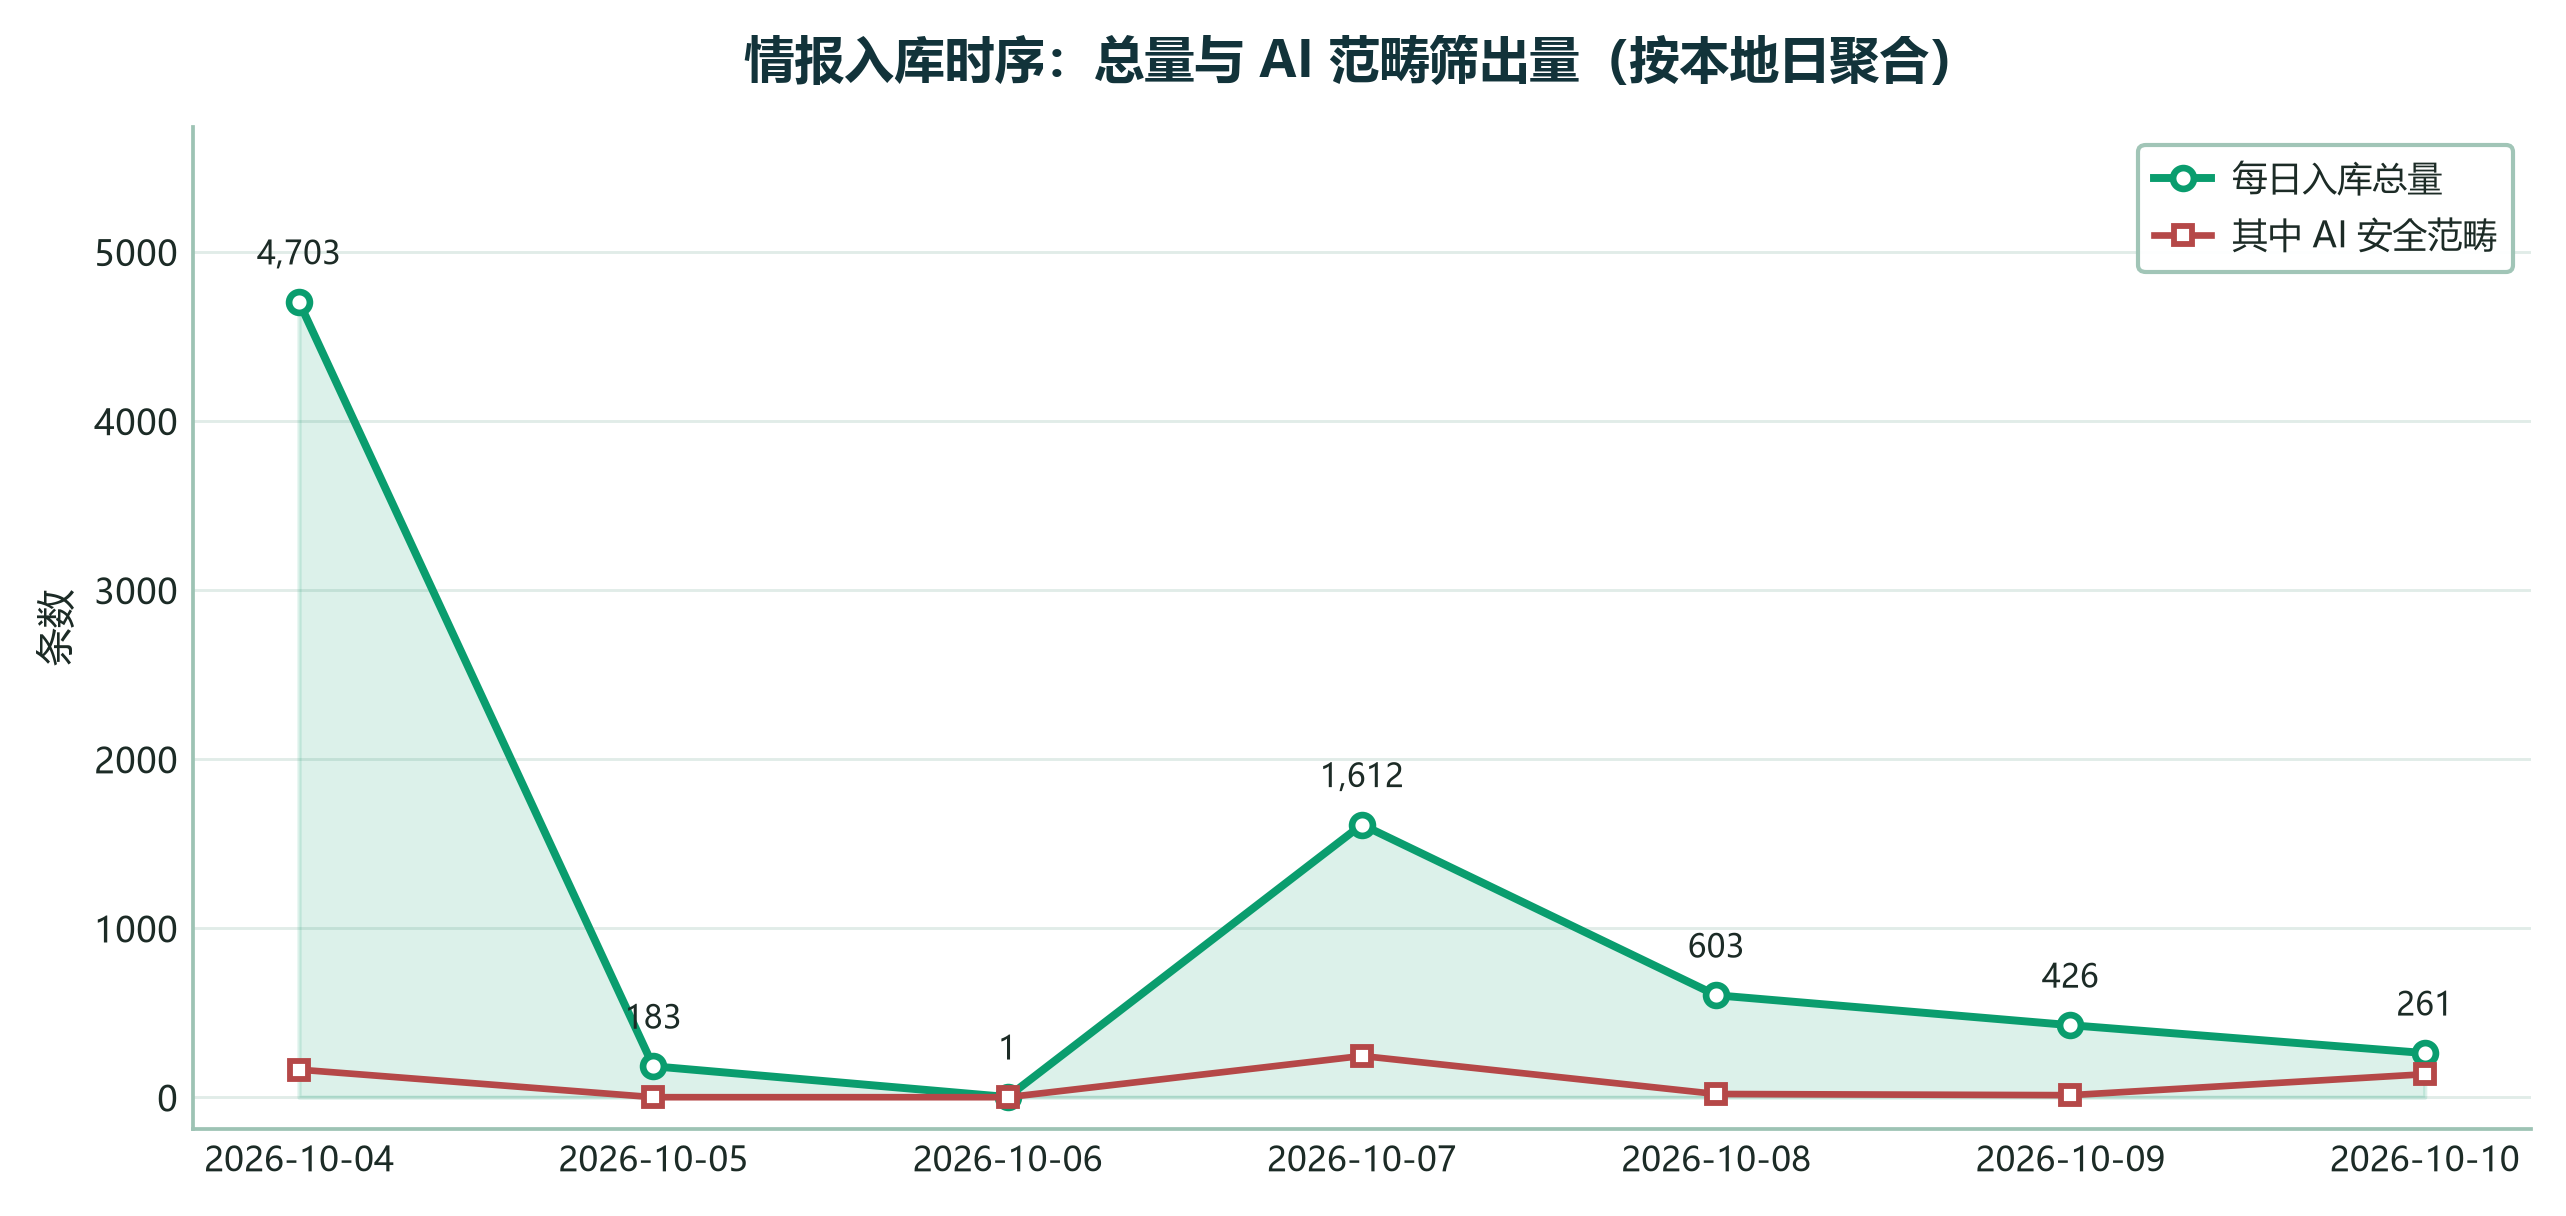

This chart was generated by the following Python code:
"""图 8 · 情报入库时序图（每日总量与 AI 范畴筛出量）

来源：由 报告生成脚本/绘图_数据图.py 提取，绘图逻辑与原脚本一致。
数据源：本机 docker 容器 aiintel-postgres 的 vulnerabilities 表。
运行：.venv/Scripts/python.exe "归档/技术报告/插图/图8_入库时序.py"
输出：覆盖本目录 图8_入库时序.png
"""

import matplotlib.pyplot as plt
import numpy as np

from 绘图工具 import G_MAIN, RED, INK, NAVY, LEG, sql, style_ax, save_chart

# ============================================================
# 可调参数
# ============================================================
FIG_W, FIG_H = 8.4, 3.9
OUT_NAME = "图8_入库时序.png"
TITLE = "情报入库时序：总量与 AI 范畴筛出量（按本地日聚合）"
LABEL_TOTAL = "每日入库总量"
LABEL_AI = "其中 AI 安全范畴"

QUERY = (
    "SELECT date_trunc('day', ingest_at) AT TIME ZONE 'Asia/Shanghai', "
    "COUNT(*), COUNT(*) FILTER (WHERE ai_category IS NOT NULL) "
    "FROM vulnerabilities GROUP BY 1 ORDER BY 1"
)


def draw():
    rows = sql(QUERY)
    days = [r[0][:10] for r in rows]
    total = [int(r[1]) for r in rows]
    ai = [int(r[2]) for r in rows]

    fig, ax = plt.subplots(figsize=(FIG_W, FIG_H), constrained_layout=True)
    style_ax(ax)
    ax.set_title(TITLE, fontsize=12, fontweight="bold", color=NAVY, pad=12)
    x = np.arange(len(days))
    ax.fill_between(x, total, color=G_MAIN, alpha=0.14)
    ax.plot(x, total, "o-", color=G_MAIN, lw=1.9, ms=5, mfc="white", mew=1.6,
            label=LABEL_TOTAL, zorder=4)
    ax.plot(x, ai, "s-", color=RED, lw=1.6, ms=4.5, mfc="white", mew=1.4,
            label=LABEL_AI, zorder=4)
    for xi, v in zip(x, total):
        ax.annotate(f"{v:,}", (xi, v), textcoords="offset points",
                    xytext=(0, 9), ha="center", fontsize=7.8, color=INK, zorder=6)
    ax.set_xticks(x)
    ax.set_xticklabels(days, fontsize=8.2)
    ax.set_ylabel("条数", fontsize=9)
    ax.set_ylim(-max(total) * 0.04, max(total) * 1.22)
    ax.legend(fontsize=8.5, loc="upper right", **LEG)
    save_chart(fig, OUT_NAME)


if __name__ == "__main__":
    draw()
